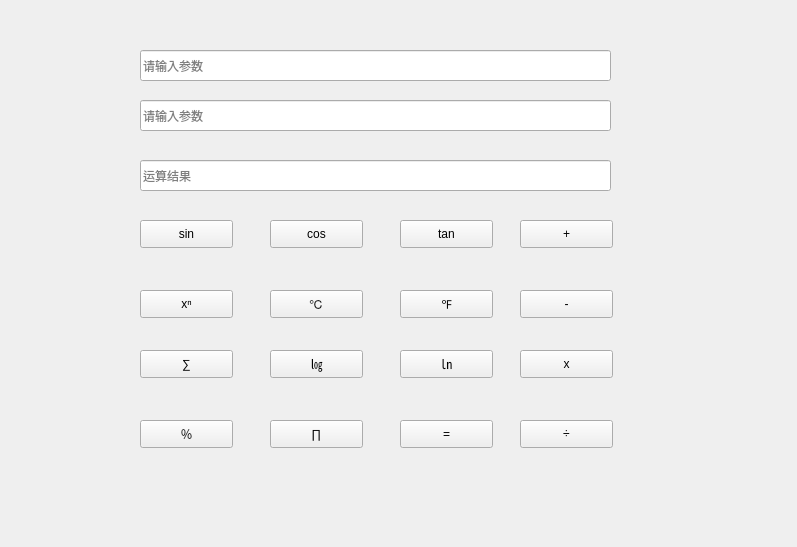
<?xml version="1.0" encoding="UTF-8"?>
<ui version="4.0">
 <class>QTCalculatorClass</class>
 <widget class="QWidget" name="QTCalculatorClass">
  <property name="geometry">
   <rect>
    <x>0</x>
    <y>0</y>
    <width>797</width>
    <height>547</height>
   </rect>
  </property>
  <property name="windowTitle">
   <string>计算器</string>
  </property>
  <widget class="QLineEdit" name="num1">
   <property name="geometry">
    <rect>
     <x>140</x>
     <y>50</y>
     <width>471</width>
     <height>31</height>
    </rect>
   </property>
   <property name="placeholderText">
    <string>请输入参数</string>
   </property>
  </widget>
  <widget class="QLineEdit" name="num2">
   <property name="geometry">
    <rect>
     <x>140</x>
     <y>100</y>
     <width>471</width>
     <height>31</height>
    </rect>
   </property>
   <property name="placeholderText">
    <string>请输入参数</string>
   </property>
  </widget>
  <widget class="QPushButton" name="add">
   <property name="geometry">
    <rect>
     <x>520</x>
     <y>220</y>
     <width>93</width>
     <height>28</height>
    </rect>
   </property>
   <property name="text">
    <string>+</string>
   </property>
  </widget>
  <widget class="QPushButton" name="sub">
   <property name="geometry">
    <rect>
     <x>520</x>
     <y>290</y>
     <width>93</width>
     <height>28</height>
    </rect>
   </property>
   <property name="text">
    <string>-</string>
   </property>
  </widget>
  <widget class="QPushButton" name="mul">
   <property name="geometry">
    <rect>
     <x>520</x>
     <y>350</y>
     <width>93</width>
     <height>28</height>
    </rect>
   </property>
   <property name="text">
    <string>x</string>
   </property>
  </widget>
  <widget class="QPushButton" name="equal">
   <property name="geometry">
    <rect>
     <x>400</x>
     <y>420</y>
     <width>93</width>
     <height>28</height>
    </rect>
   </property>
   <property name="text">
    <string>=</string>
   </property>
  </widget>
  <widget class="QPushButton" name="div">
   <property name="geometry">
    <rect>
     <x>520</x>
     <y>420</y>
     <width>93</width>
     <height>28</height>
    </rect>
   </property>
   <property name="text">
    <string>÷</string>
   </property>
  </widget>
  <widget class="QLineEdit" name="result">
   <property name="geometry">
    <rect>
     <x>140</x>
     <y>160</y>
     <width>471</width>
     <height>31</height>
    </rect>
   </property>
   <property name="placeholderText">
    <string>运算结果</string>
   </property>
  </widget>
  <widget class="QPushButton" name="sin">
   <property name="geometry">
    <rect>
     <x>140</x>
     <y>220</y>
     <width>93</width>
     <height>28</height>
    </rect>
   </property>
   <property name="text">
    <string>sin</string>
   </property>
  </widget>
  <widget class="QPushButton" name="cos">
   <property name="geometry">
    <rect>
     <x>270</x>
     <y>220</y>
     <width>93</width>
     <height>28</height>
    </rect>
   </property>
   <property name="text">
    <string>cos</string>
   </property>
  </widget>
  <widget class="QPushButton" name="tan">
   <property name="geometry">
    <rect>
     <x>400</x>
     <y>220</y>
     <width>93</width>
     <height>28</height>
    </rect>
   </property>
   <property name="text">
    <string>tan</string>
   </property>
  </widget>
  <widget class="QPushButton" name="celsius">
   <property name="geometry">
    <rect>
     <x>270</x>
     <y>290</y>
     <width>93</width>
     <height>28</height>
    </rect>
   </property>
   <property name="text">
    <string>℃</string>
   </property>
  </widget>
  <widget class="QPushButton" name="fahrenheit">
   <property name="geometry">
    <rect>
     <x>400</x>
     <y>290</y>
     <width>93</width>
     <height>28</height>
    </rect>
   </property>
   <property name="text">
    <string>℉</string>
   </property>
  </widget>
  <widget class="QPushButton" name="accumulate">
   <property name="geometry">
    <rect>
     <x>140</x>
     <y>350</y>
     <width>93</width>
     <height>28</height>
    </rect>
   </property>
   <property name="text">
    <string>∑</string>
   </property>
  </widget>
  <widget class="QPushButton" name="log">
   <property name="geometry">
    <rect>
     <x>270</x>
     <y>350</y>
     <width>93</width>
     <height>28</height>
    </rect>
   </property>
   <property name="text">
    <string>㏒</string>
   </property>
  </widget>
  <widget class="QPushButton" name="power">
   <property name="geometry">
    <rect>
     <x>140</x>
     <y>290</y>
     <width>93</width>
     <height>28</height>
    </rect>
   </property>
   <property name="text">
    <string>xⁿ</string>
   </property>
  </widget>
  <widget class="QPushButton" name="mod">
   <property name="geometry">
    <rect>
     <x>140</x>
     <y>420</y>
     <width>93</width>
     <height>28</height>
    </rect>
   </property>
   <property name="text">
    <string>％</string>
   </property>
  </widget>
  <widget class="QPushButton" name="ln">
   <property name="geometry">
    <rect>
     <x>400</x>
     <y>350</y>
     <width>93</width>
     <height>28</height>
    </rect>
   </property>
   <property name="text">
    <string>㏑</string>
   </property>
  </widget>
  <widget class="QPushButton" name="multiply">
   <property name="geometry">
    <rect>
     <x>270</x>
     <y>420</y>
     <width>93</width>
     <height>28</height>
    </rect>
   </property>
   <property name="text">
    <string>∏</string>
   </property>
  </widget>
 </widget>
 <layoutdefault spacing="6" margin="11"/>
 <resources>
  <include location="QTCalculator.qrc"/>
 </resources>
 <connections/>
</ui>
